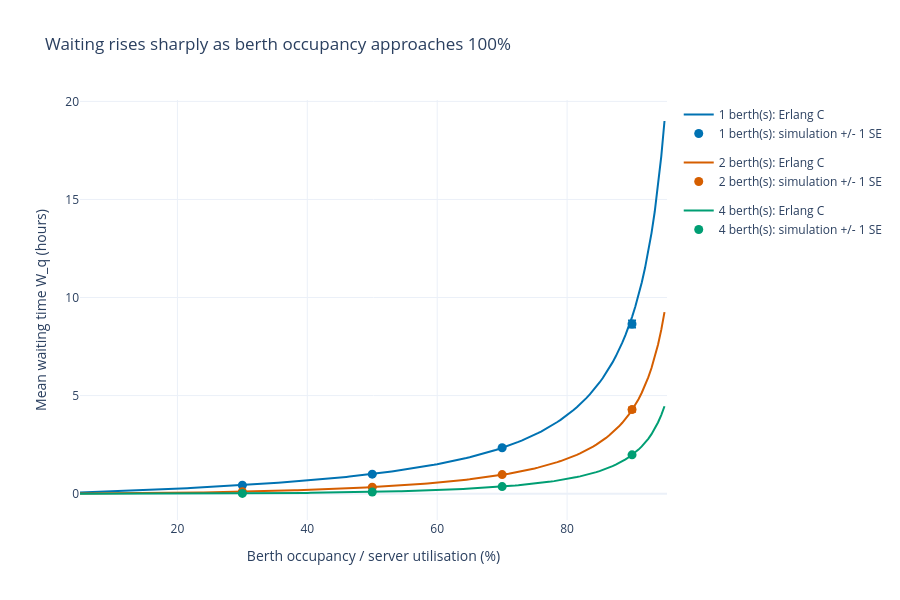

The notebook cell this image was saved under:
### Markdown cell above
## 3. The hockey-stick curve

Lines are exact steady-state results; markers are simulation averages with **one standard error** across replications. Error bars describe uncertainty in the estimated mean, not the distribution of individual waits, and do not include start-up bias. Near full occupancy, waits are strongly correlated and longer runs are especially important.

All curves grow without bound as occupancy approaches 100%; there is no finite steady-state mean at or above full utilisation. A logarithmic scale is deliberately avoided here so that the steep rise is visible directly.

### Code cell
fig = go.Figure()
colors = ['#0072B2', '#D55E00', '#009E73']
for i, n in enumerate(servers):
    color = colors[i % len(colors)]
    curve = [mmc_waiting_time_factor(n, rho) / mu_server for rho in rho_curve]
    measured = points.xs(n, level='c')
    fig.add_scatter(x=100 * rho_curve, y=curve, mode='lines', line=dict(color=color),
                    name=f'{n} berth(s): Erlang C', legendgroup=str(n))
    fig.add_scatter(x=100 * measured.index.to_numpy(), y=measured['mean'], mode='markers',
                    marker=dict(color=color, size=9), name=f'{n} berth(s): simulation +/- 1 SE',
                    error_y=dict(type='data', array=measured['standard error']), legendgroup=str(n))
fig.update_layout(title='Waiting rises sharply as berth occupancy approaches 100%',
                  xaxis_title='Berth occupancy / server utilisation (%)',
                  yaxis_title='Mean waiting time W_q (hours)', template='plotly_white', height=600)
fig.show()

### Figure 1 — Plotly figure (JSON) as saved in the notebook; plotly's stock layout.template omitted (floating-point values rounded to 4 significant figures; data arrays with more than 128 entries replaced by an {"elided": "..."} marker saying what was removed)
{"data": [{"legendgroup": "1", "line": {"color": "#0072B2"}, "mode": "lines", "name": "1 berth(s): Erlang C", "type": "scatter", "x": {"elided": "181 float values"}, "y": {"elided": "181 float values"}}, {"error_y": {"array": [0.002607, 0.006602, 0.02077, 0.1793], "type": "data"}, "legendgroup": "1", "marker": {"color": "#0072B2", "size": 9}, "mode": "markers", "name": "1 berth(s): simulation +/- 1 SE", "type": "scatter", "x": [30.0, 50.0, 70.0, 90.0], "y": [0.4258, 0.9934, 2.338, 8.65]}, {"legendgroup": "2", "line": {"color": "#D55E00"}, "mode": "lines", "name": "2 berth(s): Erlang C", "type": "scatter", "x": {"elided": "181 float values"}, "y": {"elided": "181 float values"}}, {"error_y": {"array": [0.0008663, 0.003328, 0.006884, 0.1118], "type": "data"}, "legendgroup": "2", "marker": {"color": "#D55E00", "size": 9}, "mode": "markers", "name": "2 berth(s): simulation +/- 1 SE", "type": "scatter", "x": [30.0, 50.0, 70.0, 90.0], "y": [0.0992, 0.3285, 0.9711, 4.284]}, {"legendgroup": "4", "line": {"color": "#009E73"}, "mode": "lines", "name": "4 berth(s): Erlang C", "type": "scatter", "x": {"elided": "181 float values"}, "y": {"elided": "181 float values"}}, {"error_y": {"array": [0.0002784, 0.0008907, 0.004236, 0.04926], "type": "data"}, "legendgroup": "4", "marker": {"color": "#009E73", "size": 9}, "mode": "markers", "name": "4 berth(s): simulation +/- 1 SE", "type": "scatter", "x": [30.0, 50.0, 70.0, 90.0], "y": [0.01288, 0.08533, 0.3598, 1.976]}], "layout": {"height": 600, "title": {"text": "Waiting rises sharply as berth occupancy approaches 100%"}, "xaxis": {"title": {"text": "Berth occupancy / server utilisation (%)"}}, "yaxis": {"title": {"text": "Mean waiting time W_q (hours)"}}}}
